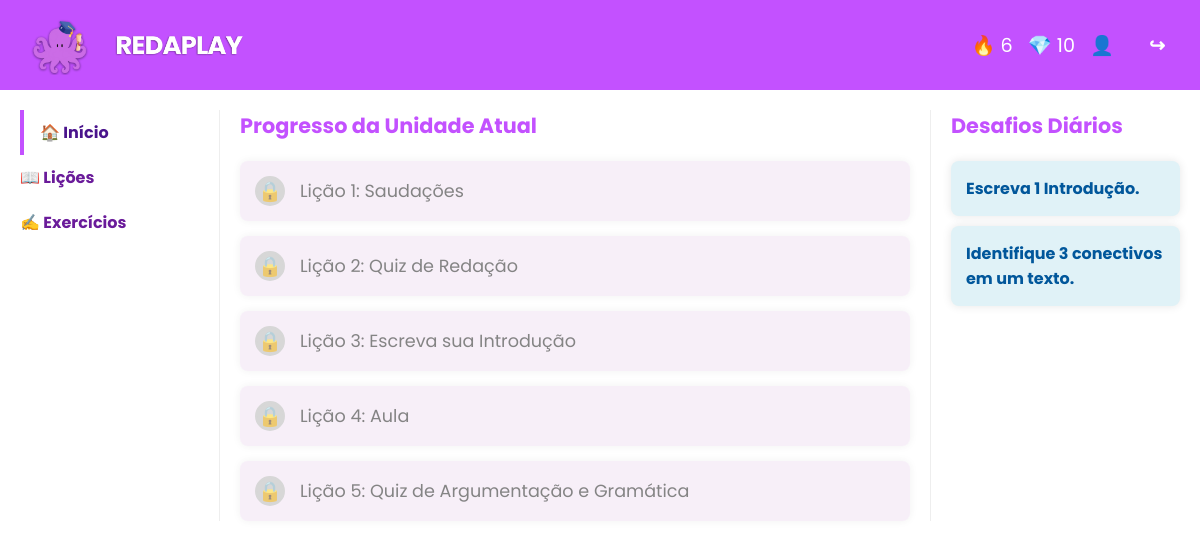
Screenshot of /inicio (signed in) with the database file from the repository.
### models.py (models this page shows)
class User(db.Model):
    id = db.Column(db.Integer, primary_key=True)
    username = db.Column(db.String(150), unique=True, nullable=False)
    email = db.Column(db.String(150), unique=True, nullable=False)
    password = db.Column(db.String(200), nullable=False)
    streak = db.Column(db.Integer, default=0) # dias consecutivas de login
    last_login = db.Column(db.Date, default=None, nullable=True) # ultimo login
    diamonds = db.Column(db.Integer, default=0) # diamantes
    created = db.Column(db.Date, default=date.today) # data de criação
    lessons_completed = db.Column(db.String(200), default="")   # lições completadas

class Lesson(db.Model):
    id = db.Column(db.Integer, primary_key=True)
    number = db.Column(db.Integer, unique=True, nullable=False)
    title = db.Column(db.String(150), nullable=False)
    content = db.Column(db.Text, nullable=False)
    video_url = db.Column(db.String(200), nullable=True)
    quiz_id = db.Column(db.Integer, db.ForeignKey('quiz.id'), nullable=True)
    quiz = db.relationship('Quiz', backref=db.backref('lessons', lazy=True))

### app.py (the view)
@app.route('/inicio', methods=['GET', 'POST'])
def inicio():
    user = User.query.get(session['user_id']) # pega dados de usuário logado
    lessons = Lesson.query.order_by(Lesson.number).all() # pega todas as lições
    return render_template('main.html', user=user, lessons=lessons)

### templates/main.html (shortened to what this page needs)
<!DOCTYPE html>
<html lang="pt-BR">
  <head>
    <link
      rel="stylesheet"
      href="{{ url_for('static', filename='main.css') }}"
    />
  </head>
  <body>
    <div class="container">
      <header class="header">
        <div class="header-image-title">
          <img
            src="/static/images/redaplaydrop.png"
            alt="redaplay-mascot"
            class="header-mascot"
          />
        </div>
        <div class="header-image-title">
          <img
            src="/static/images/logo.png"
            alt="redaplay-title"
            class="header-title"
          />
        </div>
        <div class="header-icons">
          <span class="icon">🔥 {{ user.streak }}</span>
          <span class="icon">💎 {{ user.diamonds }}</span>
          <a href="/perfil">
            <span class="icon">👤</span>
          </a>
        </div>
        <a href="/logout" class="icon-button">
          <span class="icon">↪</span>
        </a>
      </header>
      <div class="main-content">
        <nav class="sidebar">
          <ul>
            <li class="active">🏠 Início</li>
            <li>📖 Lições</li>
            <li>✍️ Exercícios</li>
          </ul>
        </nav>
        <section class="unit-progress">
          <h2>Progresso da Unidade Atual</h2>
          <div class="lesson-list">
            {% for lesson in lessons %}
            <a
              href="/lesson{{ lesson.number }}"
              class="lesson-item disabled locked"
              data-id-lesson="{{ lesson.number }}"
            >
              <span
                class="lesson-status"
                id="status-{{ lesson.number }}"
              ></span>
              <span class="lesson-title">{{ lesson.title }}</span>
            </a>
            {% endfor %}
          </div>
        </section>
        <aside class="challenges">
          <h2>Desafios Diários</h2>
          <div class="challenge-item">Escreva 1 Introdução.</div>
          <div class="challenge-item">
            Identifique 3 conectivos em um texto.
          </div>
        </aside>
      </div>
    </div>
  </body>
</html>

### static/main.css (style rules this page uses)
* { margin: 0; padding: 0; box-sizing: border-box; font-family: "Poppins", sans-serif; text-decoration: none; list-style: none; }
body { display: flex; justify-content: center; align-items: center; min-height: 100vh; background: linear-gradient(90deg, #e2e2e2, #f0caff); }
.container { position: relative; width: 100vw; height: 100vh; background: #fff; box-shadow: 0 0 10px rgba(0, 0, 0, 0.1); overflow: visible; }
.header { background-color: #c351ff; color: white; padding: 15px 20px; display: flex; align-items: center; font-size: 1.2em; }
.header-icons { display: flex; align-items: center; gap: 15px; }
.header-icons .icon { margin-left: 0; }
.header-image-title { display: flex; justify-content: center; align-items: center; }
.header-title { max-width: 128px; height: auto; }
.header-mascot { max-width: 80px; height: auto; margin-right: 15px; }
.icon-button { color: white; padding: 10px 15px; text-decoration: none; font-weight: bold; cursor: pointer; margin-left: 20px; }
.header-title { font-weight: bold; }
.main-content { display: flex; padding: 20px; }
.sidebar { width: 200px; padding-right: 20px; border-right: 1px solid #eee; }
.sidebar ul { list-style: none; padding: 0; margin: 0; }
.sidebar li { padding: 10px 0; color: #6a1b9a; cursor: pointer; font-weight: bold; }
.sidebar li.active { color: #4a148c; border-left: 4px solid #c351ff; padding-left: 16px; }
.unit-progress { flex-grow: 1; padding: 0 20px; }
.unit-progress h2, .challenges h2 { color: #c351ff; margin-top: 0; margin-bottom: 20px; font-size: 1.3em; }
.lesson-list { display: flex; flex-direction: column; gap: 15px; }
.lesson-item { display: flex; align-items: center; text-decoration: none; color: #333; background-color: #f3e5f5; padding: 15px; border-radius: 8px; box-shadow: 0 0 10px rgba(0, 0, 0, 0.1); transition: background-color 0.3s ease; cursor: pointer; }
.lesson-status { width: 30px; height: 30px; border-radius: 50%; display: flex; justify-content: center; align-items: center; margin-right: 15px; font-size: 1.2em; color: white; font-weight: bold; box-sizing: border-box; transition: background-color 0.3s ease, border-color 0.3s ease; }
.lesson-item.disabled.locked { opacity: 0.6; cursor: not-allowed; pointer-events: none; }
.lesson-item.disabled.locked .lesson-status { background-color: #bdbdbd; border: 2px solid #bdbdbd; }
.lesson-item.disabled.locked .lesson-status::before { content: "🔒"; font-size: 1em; color: #424242; }
.lesson-title { font-size: 1.1em; color: #333; }
.challenges { width: 250px; padding-left: 20px; border-left: 1px solid #eee; }
.challenge-item { background-color: #e0f2f7; padding: 15px; border-radius: 8px; margin-bottom: 10px; color: #01579b; font-weight: bold; box-shadow: 0 0 10px rgba(0, 0, 0, 0.1); }

### rows the page displays
User: streak "6", diamonds "10"
Lesson: title "Lição 1: Saudações"
Lesson: title "Lição 2: Quiz de Redação"
Lesson: title "Lição 3: Escreva sua Introdução"
Lesson: title "Lição 4: Aula"
Lesson: title "Lição 5: Quiz de Argumentação e Gramática"
